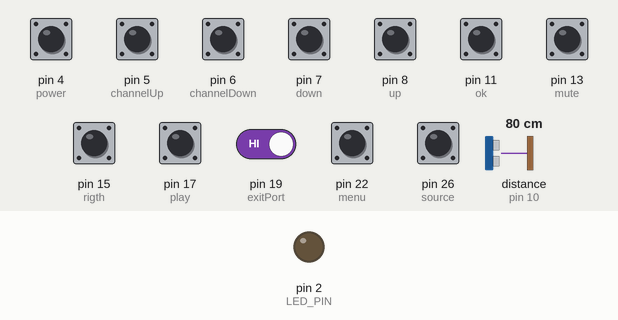
A sketch run on a simulated Arduino Mega 2560, built with avr-gcc and run on an emulated ATmega2560. Shown: output pins drawn as LEDs (lit = HIGH). Wiring (inferred from the names in the program): ultrasonic range finder: trigger pin 9; echo pin 10. Dashed ring = blinking. The test bench sets the inputs (shaded band); at power-on: pin 4 (power), pin 5 (channelUp), pin 6 (channelDown), pin 7 (down), pin 8 (up), pin 11 (ok), pin 13 (mute), pin 15 (rigth), pin 17 (play), pin 19 (exitPort), pin 22 (menu), pin 26 (source) HIGH, distance to the obstacle (sensor on pin 10) 80 cm. The echo pulse lasts 58.3 µs per cm; pins used as bus, display or sensor lines are not drawn.

Above: at 1.4 s.
1.5 s: pin 5 (channelUp) pulled LOW for 1 s
At 2.0 s:
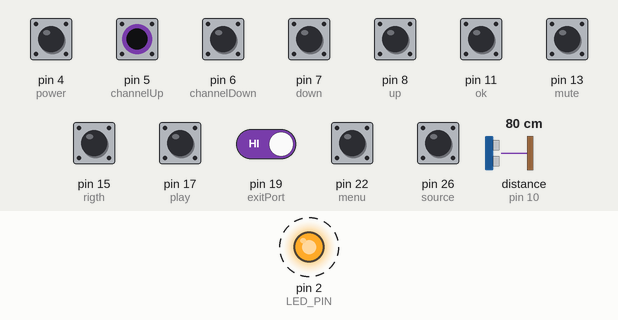
4.2 s: pin 19 (exitPort) driven LOW
At 4.7 s:
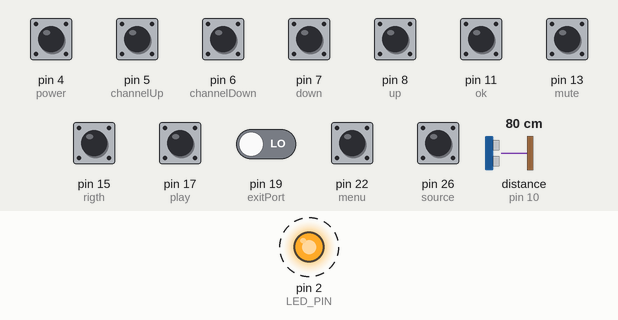
7.2 s: pin 19 (exitPort) driven HIGH
At 8.7 s:
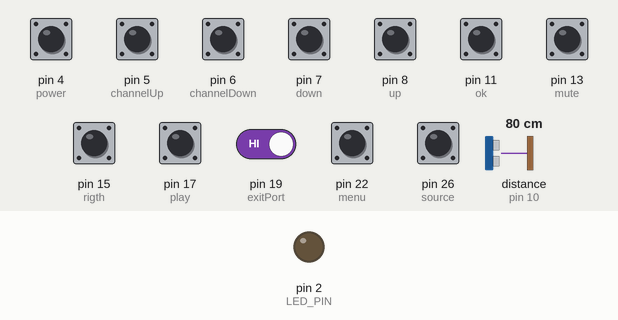
9.0 s: distance to the obstacle (sensor on pin 10) set to 38 cm
10.5 s: distance to the obstacle (sensor on pin 10) set to 31 cm
At 11.3 s:
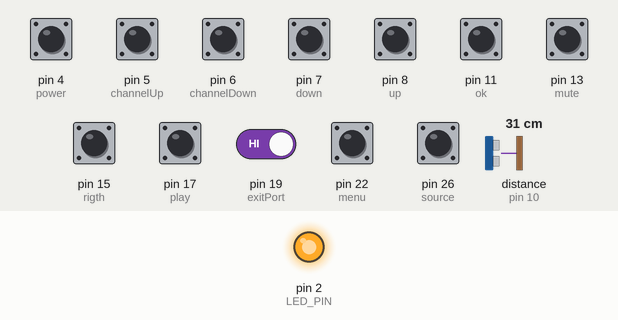
Timing chart, 0 to 13.0 s (numbered marks = the images above; inputs shaded):
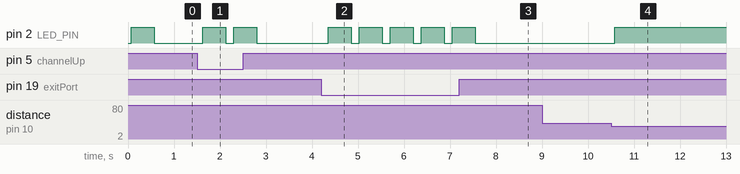

Measured:
- the behaviour switches between 36 and 35 cm on distance to the obstacle (sensor on pin 10) (found by bisection; images 3 and 4)
- after the input at 1.5 s, pin 2 (LED_PIN): alternates HIGH for 0.50 s and LOW for 0.17 s, 4 changes in all, then stays LOW, starting after 0.13 s
- after the input at 4.2 s, pin 2 (LED_PIN): alternates HIGH for 0.50 s and LOW for 0.17 s, starting after 0.15 s
- after the input at 7.2 s, pin 2 (LED_PIN): goes on until 7.5 s, then stays LOW
- after the input at 9.0 s, every drawn part: stays the same
- after the input at 10.5 s, pin 2 (LED_PIN): LOW → HIGH after 0.09 s

The sketch:

ControlTV.ino
```cpp
#include <IRremote.h>
#include <Wire.h>
#include <SparkFun_APDS9960.h>

// Pins
#define APDS9960_INT    2 // Needs to be an interrupt pin

// Constants

// Global Variables
SparkFun_APDS9960 apds = SparkFun_APDS9960();
int isr_flag = 0;

#define IR_LED_PIN 3
#define LED_PIN 2
const int power = 4;

const int menu = 22;

const int channelUp = 5;
const int channelDown = 6;

const int up = 8;
const int down = 7;

const int source = 26;
const int ok = 11;

const int rigth = 15;
const int left = 0;

const int play = 17;

//const int ret = 19;

const int exitPort = 19;

const int mute = 13; // Define el pin al que está conectado el LED IR
const int trigPin = 9; // Pin del trig para el sensor ultrasónico
const int echoPin = 10; // Pin del echo para el sensor ultrasónico

IRsend irsend(IR_LED_PIN);

//Spectra
/*
unsigned long powerCode = 0x2FD48B7; // Código IR para encender/apagar
unsigned long volumeUpCode = 0x2FD58A7; // Código IR para subir volumen
unsigned long volumeDownCode = 0x2FD7887; // Código IR para bajar volumen
unsigned long channelUpCode = 0x2FDD827; // Código IR para subir canal
unsigned long channelDownCode = 0x2FDF807; // Código IR para bajar canal
unsigned long muteCode = 0x2FD08F7; // Código IR para silenciar

unsigned long sourceCode = 0x2FD28D7; // Código IR para home
unsigned long upCode =0x2FD9867 ; // Código IR para arriba
unsigned long downCode = 0x2FDB847  ; // Código IR para abajo
unsigned long leftCode = 0x2FD629D  ; // Código IR para izquierda
unsigned long rightCode = 0x2FDE21D  ; // Código IR para derecha
unsigned long okCode = 0x2FD50AF  ; // Código IR para ok
unsigned long backCode = 0x2FDFF00 ; // Código IR para regresar

unsigned long playPauseCode = 0x2FDEA15 ; // Código IR para play/pause

unsigned long exitCode = 0x2FD22DD  ;


unsigned long menuCode = 0x2FDDA25    ;

unsigned long netflixCode = 0xBB44BF40; // Código IR para Netflix
unsigned long disneyCode = 0x3A00 ; // Código IR para Disney+
*/


/*--------------------   MEGACABLE   -----------------------------*/
/*
unsigned long powerCode = 0xCD323BC4; // Código IR para encender/apagar
unsigned long volumeUpCode = 0xCD3201FE; // Código IR para subir volumen
unsigned long volumeDownCode = 0xCD32817E; // Código IR para bajar volumen
unsigned long channelUpCode = 0xCD32A15E; // Código IR para subir canal
unsigned long channelDownCode = 0xCD32619E; // Código IR para bajar canal
unsigned long muteCode = 0xCD3239C6; // Código IR para silenciar

unsigned long sourceCode = 0xE0E0807F; // Código IR para home
unsigned long upCode =0xCD3253AC ; // Código IR para arriba
unsigned long downCode = 0xCD324BB4  ; // Código IR para abajo
unsigned long leftCode = 0xCD329966  ; // Código IR para izquierda
unsigned long rightCode = 0xCD32837C  ; // Código IR para derecha
unsigned long okCode = 0xCD32738C  ; // Código IR para ok
unsigned long backCode = 0x2FDFF00 ; // Código IR para regresar

unsigned long playPauseCode = 0xCD32A956 ; // Código IR para play/pause

unsigned long exitCode = 0xCD32A35C  ;

unsigned long menuCode = 0xCD3211EE    ; // Código IR para Netflix
unsigned long disneyCode = 0x3A00 ; // Código IR para Disney+
*/

/*-------------------------   LG   -----------------------------*/
unsigned long powerCode = 0x20DF10EF;       // Código IR para encender/apagar
unsigned long volumeUpCode = 0x20DF40BF;    // Código IR para subir volumen
unsigned long volumeDownCode = 0x20DFC03F ;  // Código IR para bajar volumen
unsigned long channelUpCode = 0x20DF00FF;   // Código IR para subir canal
unsigned long channelDownCode = 0x20DF807F; // Código IR para bajar canal
unsigned long muteCode = 0x20DF906F;        // Código IR para silenciar
unsigned long sourceCode = 0x20DF3EC1;      // Código IR para home
unsigned long upCode = 0x20DF02FD;          // Código IR para arriba
unsigned long downCode = 0x20DF827D;        // Código IR para abajo
unsigned long leftCode = 0x20DFE01F;        // Código IR para izquierda
unsigned long rightCode = 0x20DF609F;       // Código IR para derecha
unsigned long okCode = 0x20DF22DD;          // Código IR para ok
unsigned long backCode = 0x20DF14EB;        // Código IR para regresar
unsigned long playPauseCode = 0x20DF0DF2;   // Código IR para play/pause
unsigned long exitCode = 0x20DFDA25;        // Código IR para salir
unsigned long menuCode = 0x20DFC23D;        // Código IR para menú
unsigned long netflixCode = 0x20DF6A95;     // Código IR para Netflix
unsigned long disneyCode = 0x20DF3AC5;      // Código IR para Disney+


void interruptRoutine() {
  isr_flag = 1;
}

void setup() {
  Serial.begin(115200); // Inicializar el puerto serie
  pinMode(trigPin, OUTPUT); // Configura el pin del trig como salida
  pinMode(echoPin, INPUT); // Configura el pin del echo como entrada
  pinMode(LED_PIN,OUTPUT);
  pinMode(power, INPUT_PULLUP); // Configura el pin power con resistencia pull-up

  pinMode(channelUp, INPUT_PULLUP); // Configura el pin channelUp con resistencia pull-up
  pinMode(channelDown, INPUT_PULLUP); // Configura el pin channelDown con resistencia pull-up

  pinMode(source, INPUT_PULLUP); // Configura el pin source con resistencia pull-up
  pinMode(ok, INPUT_PULLUP); // Configura el pin ok con resistencia pull-up

  pinMode(up, INPUT_PULLUP); // Configura el pin up con resistencia pull-up
  pinMode(down, INPUT_PULLUP); // Configura el pin down con resistencia pull-up

  pinMode(rigth, INPUT_PULLUP); // Configura el pin right con resistencia pull-up
  pinMode(left, INPUT_PULLUP); // Configura el pin left con resistencia pull-up

  pinMode(exit, INPUT_PULLUP); // Configura el pin return con resistencia pull-up
  pinMode(play, INPUT_PULLUP); // Configura el pin play con resistencia pull-up

  pinMode(mute, INPUT_PULLUP); // Configura el pin play con resistencia pull-up

}

void encender(){
  digitalWrite(LED_PIN,HIGH);
  delay(500);
  digitalWrite(LED_PIN,LOW);
}

bool encendido = false;
bool channel = false;
void loop() {
  int sensorPower = digitalRead(power);
  if(sensorPower == HIGH && !encendido){
    irsend.sendNEC(powerCode, 32);
    encendido = true;
    encender();
  }
  int sensorChannelUp = digitalRead(channelUp);
  if(sensorChannelUp == LOW){
    irsend.sendNEC(channelUpCode, 32);
    delay(50);
    encender();
  }
  int sensorChannelDown = digitalRead(channelDown);
  if(sensorChannelDown == LOW){
    irsend.sendNEC(channelDownCode, 32);
    delay(50);
    encender();
  }
  int sensorSource = digitalRead(source);
  if(sensorSource == LOW){
    irsend.sendNEC(sourceCode, 32);
    delay(50);
    encender();
  }
  int sensorOk = digitalRead(ok);
  if(sensorOk == LOW){
    irsend.sendNEC(okCode, 32);
    delay(50);
    encender();
  }
  int sensorUp = digitalRead(up);
  if(sensorUp == LOW){
    irsend.sendNEC(upCode, 32);
    delay(50);
  }
  int sensorDown = digitalRead(down);
  if(sensorDown == LOW){
    irsend.sendNEC(downCode, 32);
    delay(50);
    encender();
  }
  int sensorRigth = digitalRead(rigth);
  if(sensorRigth == LOW){
    irsend.sendNEC(rightCode, 32);
    delay(50);
    encender();
  }
  int sensorleft = digitalRead(left);
  if(sensorleft == LOW){
    irsend.sendNEC(leftCode, 32);
    delay(50);
    encender();
  }

  int sensorPlay = digitalRead(play);
  if(sensorPlay == LOW){
    irsend.sendNEC(playPauseCode, 32);
    delay(50);
    encender();
  }
  int sensorMute = digitalRead(mute);
  if(sensorMute == LOW){
    irsend.sendNEC(muteCode, 32);
    delay(50);
    encender();
  }
/*
  int sensorReturn = digitalRead(ret);
  if(sensorReturn == LOW){
    irsend.sendNEC(backCode, 32);
    delay(50);
    encender();
  }
*/
  int sensorMenu = digitalRead(menu);
  if(sensorMenu == LOW){
    irsend.sendNEC(menuCode, 32);
    delay(50);
    encender();
  }
  int sensorExit = digitalRead(exitPort);
  if(sensorExit == LOW){
    irsend.sendNEC(exitCode, 32);
    delay(50);
    encender();
  }
  // Si el sensor vuelve a LOW, se restablece la variable encendido
  if(sensorPower == LOW){
    encendido = false;
  }
  // Lee la distancia del sensor ultrasónico
  long duration, distance;
  digitalWrite(trigPin, LOW);
  delayMicroseconds(2);
  digitalWrite(trigPin, HIGH);
  delayMicroseconds(10);
  digitalWrite(trigPin, LOW);
  duration = pulseIn(echoPin, HIGH);
  distance = duration * 0.034 / 2;

  // Si la distancia es menor o igual a 10 cm, baja el volumen
  if (distance <= 13 && distance >= 2) {
    irsend.sendNEC(volumeDownCode, 32);
    digitalWrite(LED_PIN,HIGH);
  }
  // Si la distancia es mayor a 15 pero menor a 20 cm, sube el volumen
  else if (distance > 18 && distance < 35) {
    irsend.sendNEC(volumeUpCode, 32);
    digitalWrite(LED_PIN,HIGH);
  }
  else{
  digitalWrite(LED_PIN,LOW);
  }
  delay(50);
} 
```
